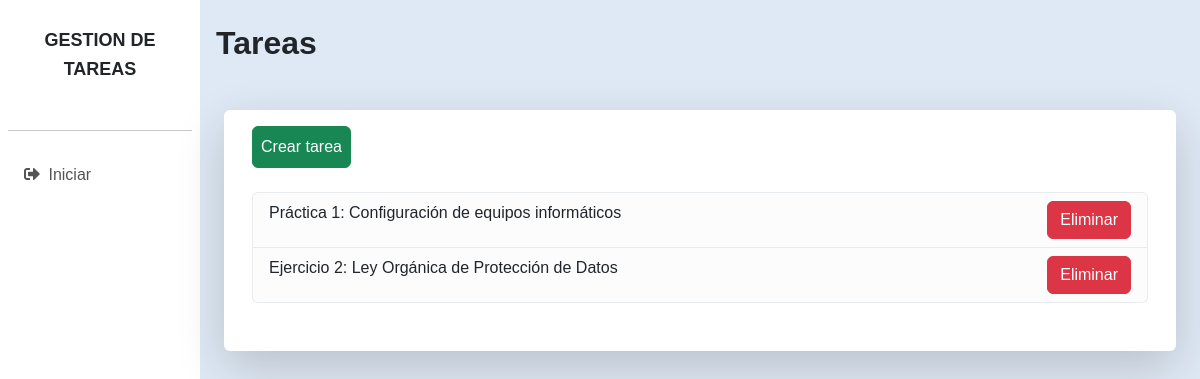
Page /tasks/ on the earlier database version.
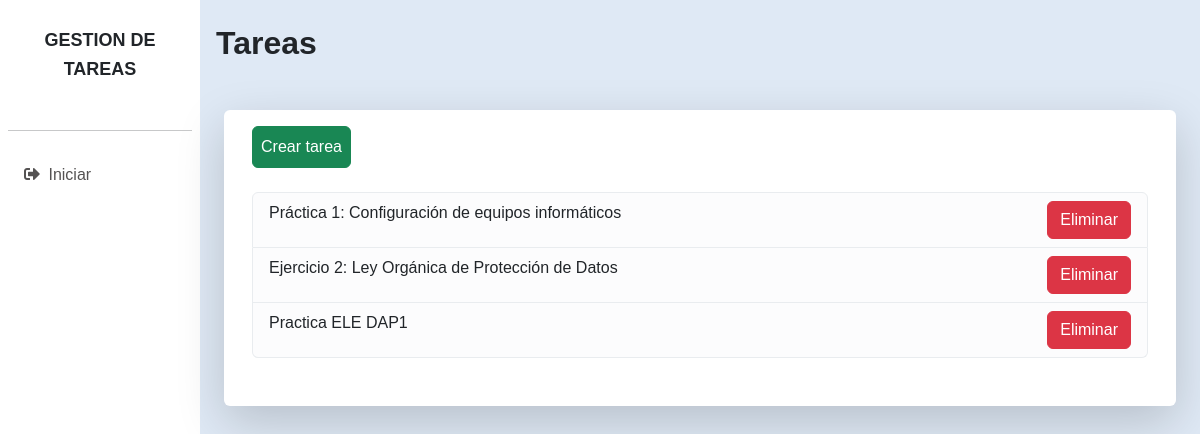
Same page on the later database version.
### taskapp/models.py (models this page shows, shortened)
class Task(models.Model):
    title = models.CharField(max_length=100, verbose_name='titulo')
    description = models.TextField(null=False, blank=True, verbose_name='descripcion')
    start_date = models.DateTimeField(auto_now_add=True)
    end_date = models.DateTimeField(verbose_name='fecha de terminacion')
    students = models.ManyToManyField(
        settings.AUTH_USER_MODEL,
        related_name='tasks_as_student',
        limit_choices_to={'is_student': True},
        verbose_name='alumnos'
    )
    tutor = models.ForeignKey(
        settings.AUTH_USER_MODEL,
        on_delete=models.PROTECT,
        related_name='tasks_as_tutor',
        limit_choices_to={'is_tutor': True},
        verbose_name='tutor')
    course = models.ForeignKey(
        Course,
        on_delete=models.PROTECT,
        related_name='tasks',
        verbose_name='cursos')

### taskapp/views.py (the view)
# urls.py: path('tasks/', TasksListView.as_view(), name='tasks_list'),
class TasksListView(ListView): #(PermissionRequiredMixin, ListView):
    model = Task
    template_name = 'tasks/tasks-list.html'
    context_object_name = 'tasks'
    queryset = Task.objects.all #(.archived=False)

### taskapp/templates/tasks/tasks-list.html
{% extends "_base.html" %}
{% block content %}
<h2 class="fw-bold">Tareas</h2>
<div class="row bg-white px-3 py-3 mx-2 my-5 rounded pb-5 shadow-lg">
    <div class="hstack gap-3 pb-4">
        <a href="/tasks/new" class="btn btn-success p-2">Crear tarea</a>
    </div>
    <div class="col">
        <ul class="list-group">
            {% for task in tasks %}
            <li class="list-group-item list-group-item-light d-flex justify-content-between">
                <a href="/tasks/{{ task.pk }}" class="text-decoration-none link-dark">{{ task.title }}</a>
                <a href="/tasks/{{ task.pk }}/delete" class="btn btn-danger">Eliminar</a>
            </li>
            {% endfor %}
        </ul>
    </div>
</div>
{% endblock %}

Differences in the rows shown:
added Task: title "Practica ELE DAP1"
